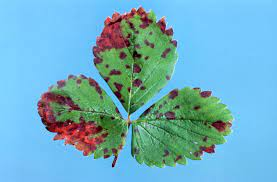
%> input picture leaf scorch.jpg, 277 x 182 px
$ octave leaf.m   (GNU Octave 9; MATLAB toolbox functions it lacks are replaced by stand-ins)
%> lines starting %> are read from the running program, lines starting %| are printed output that depends on the picture; in (x1, y1, x2, y2) boxes, pixels count from 0 and x2, y2 are one past the last pixel; in counts of white or black regions, pixels touching at a corner belong together; the program's own positions count from 1
%%
clc;clear;
le1=imread('leaf scorch.jpg');
%> le1 is the input picture: size 182x277x3 uint8; mean R, G, B 110.9, 174.3, 193
le_gray1=im2gray(le1);
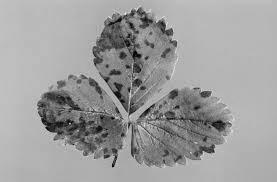
%> le_gray1: size 182x277 uint8; min 1, max 236, mean 157.5

figure(1);
subplot(141)
imshow(le1);title('Fig:1 (a) leaf  input image')
subplot(142)
%Find edges in 2-D grayscale image
BW_rob1= edge(le_gray1,'roberts');
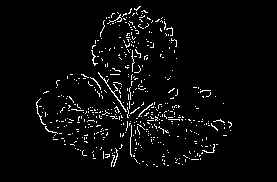
%> BW_rob1: size 182x277 logical; 3.7% white in thin lines or dots, all inside (x1, y1, x2, y2) = (36, 6, 232, 167)
imshow(BW_rob1);title('(b) output image:Roberts-Filter')
subplot(143)
%Find edges in 2-D grayscale image
BW_pr1= edge(le_gray1,'prewitt');
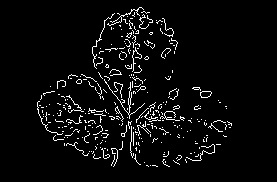
%> BW_pr1: size 182x277 logical; 4.6% white in thin lines or dots, all inside (x1, y1, x2, y2) = (37, 7, 232, 167)
imshow(BW_pr1);title('(c)output image: Prewittfilter')
subplot(144)

%Find edges in 2-D grayscale image
BW_ca1= edge(le_gray1,'canny');
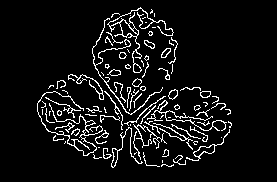
%> BW_ca1: size 182x277 logical; 7.3% white in thin lines or dots, all inside (x1, y1, x2, y2) = (37, 7, 232, 168)
imshow(BW_ca1);title('(d)output image: canny')
err_rob1 = immse(uint8(BW_rob1), le_gray1);
%> err_rob1 = 26275.9
fprintf('\n The mean-squared error of Roberts is  %0.4f\n', err_rob1);
%|  The mean-squared error of Roberts is  26275.8605

err_pr1 = immse(uint8(BW_pr1), le_gray1);
%> err_pr1 = 26274.2
fprintf('\n The mean-squared error of Prewitt is  %0.4f\n', err_pr1);
%|  The mean-squared error of Prewitt is  26274.1686

err_can1 = immse(uint8(BW_ca1), le_gray1);
%> err_can1 = 26267.5
fprintf('\n The mean-squared error of canny is  %0.4f\n', err_can1);
%|  The mean-squared error of canny is  26267.4966


[peaksnr1, snr1] = psnr(uint8(BW_rob1) , le_gray1);
%> peaksnr1 = 3.94; snr1 = 0.00135

fprintf('\n The Peak-SNR value  of Roberts is %0.4f', peaksnr1);
%|  The Peak-SNR value  of Roberts is 3.9352

[peaksnr2, snr2] = psnr(uint8(BW_pr1) , le_gray1);
%> peaksnr2 = 3.94; snr2 = 0.00163

fprintf('\n The Peak-SNR value of Prewitt is %0.4f', peaksnr2);
%|  The Peak-SNR value of Prewitt is 3.9355

[peaksnr3, snr3] = psnr(uint8(BW_ca1) , le_gray1);
%> peaksnr3 = 3.94; snr3 = 0.00274

fprintf('\n The Peak-SNR value of canny is %0.4f', peaksnr3);
%|  The Peak-SNR value of canny is 3.9366

$ run again, with leaf blight.jpg copied over leaf scorch.jpg
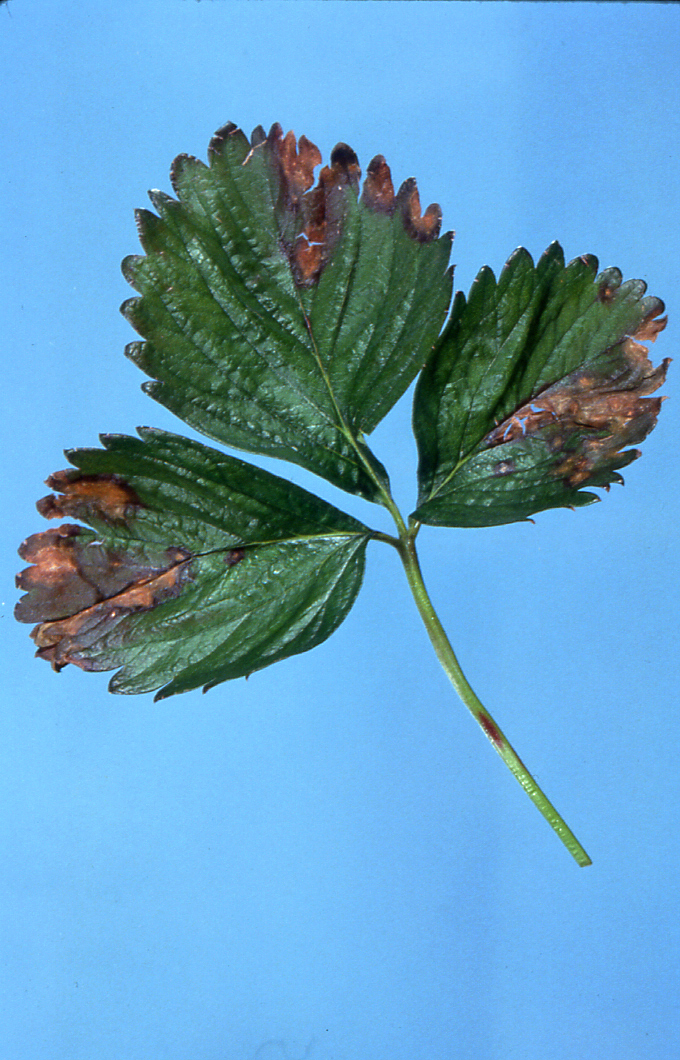
%> input picture leaf blight.jpg, 680 x 1060 px
%> le1 is the input picture: size 1060x680x3 uint8; mean R, G, B 100, 158.1, 193.6
%> `BW_rob1= edge(le_gray1,'roberts');`:
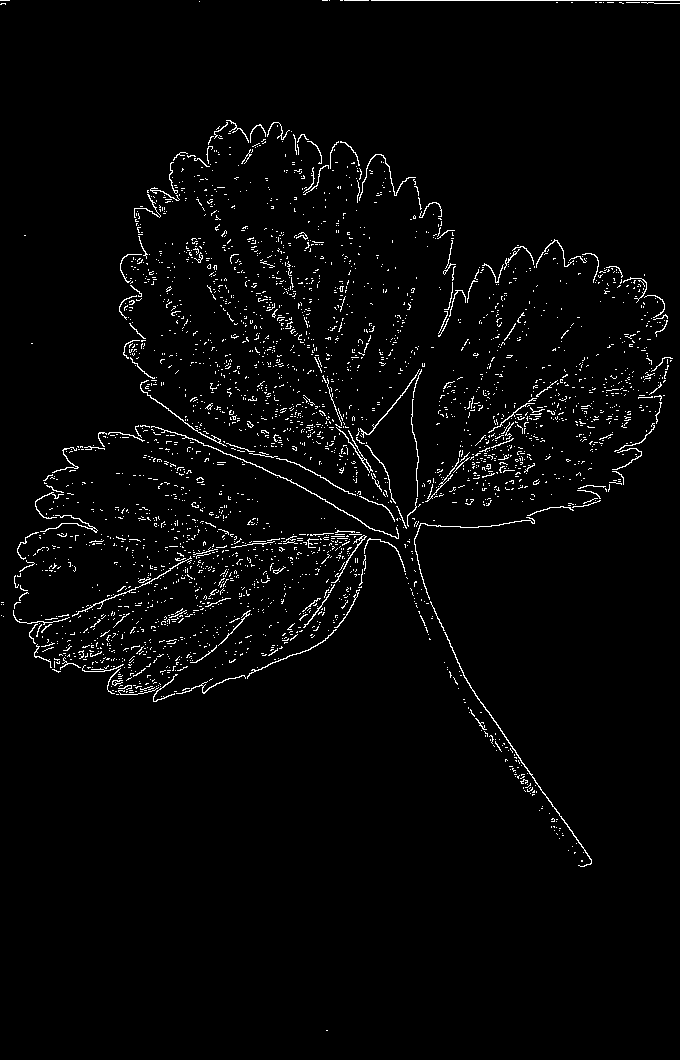
%> BW_rob1: size 1060x680 logical; 2.6% white in thin lines or dots
%> BW_pr1: size 1060x680 logical; 2.7% white in thin lines or dots
%> `BW_ca1= edge(le_gray1,'canny');`:
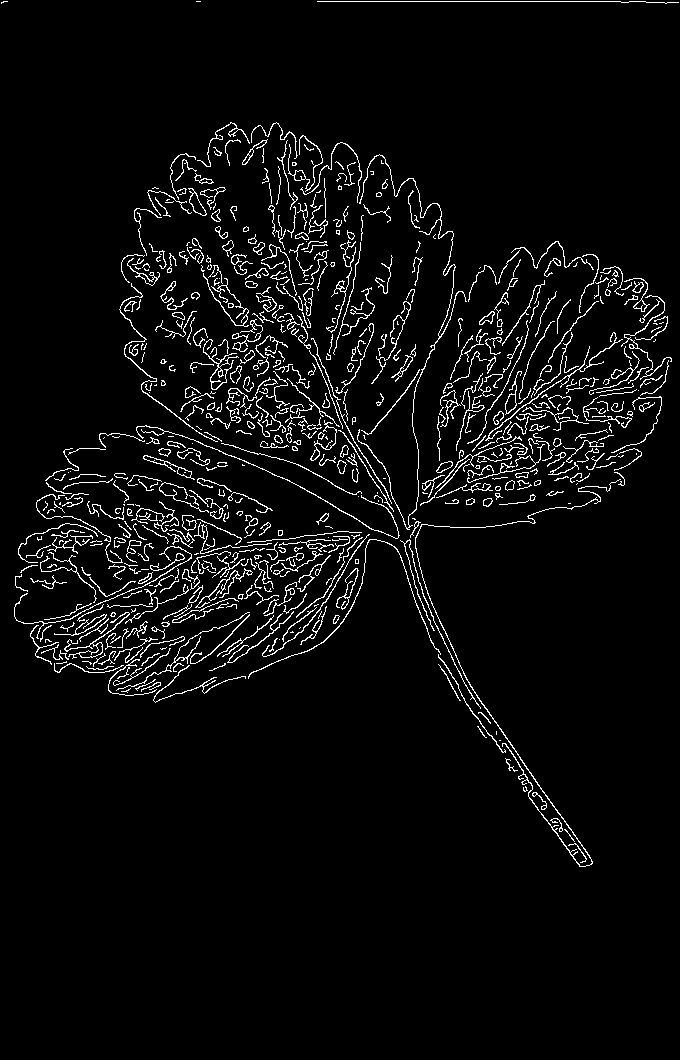
%> BW_ca1: size 1060x680 logical; 4.5% white in thin lines or dots, all inside (x1, y1, x2, y2) = (1, 1, 679, 867)
%> err_rob1 = 23126
%|  The mean-squared error of Roberts is  23126.0224
%> err_pr1 = 23125.9
%|  The mean-squared error of Prewitt is  23125.8529
%> err_can1 = 23123.2
%|  The mean-squared error of canny is  23123.1568
%> peaksnr1 = 4.49; snr1 = 0.00106
%|  The Peak-SNR value  of Roberts is 4.4898
%> peaksnr2 = 4.49; snr2 = 0.00109
%|  The Peak-SNR value of Prewitt is 4.4898
%> peaksnr3 = 4.49; snr3 = 0.0016
%|  The Peak-SNR value of canny is 4.4903

$ run again, with leaf spot.jpg copied over leaf scorch.jpg
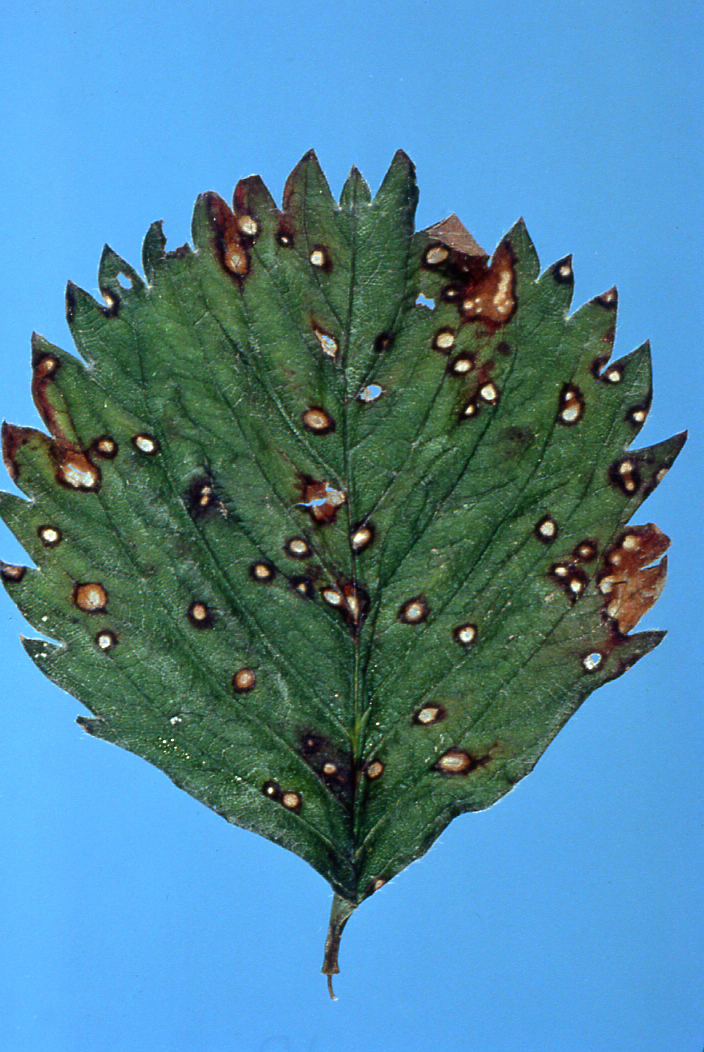
%> input picture leaf spot.jpg, 704 x 1052 px
%> le1 is the input picture: size 1052x704x3 uint8; mean R, G, B 78.7, 133, 157.5
%> `BW_rob1= edge(le_gray1,'roberts');`:
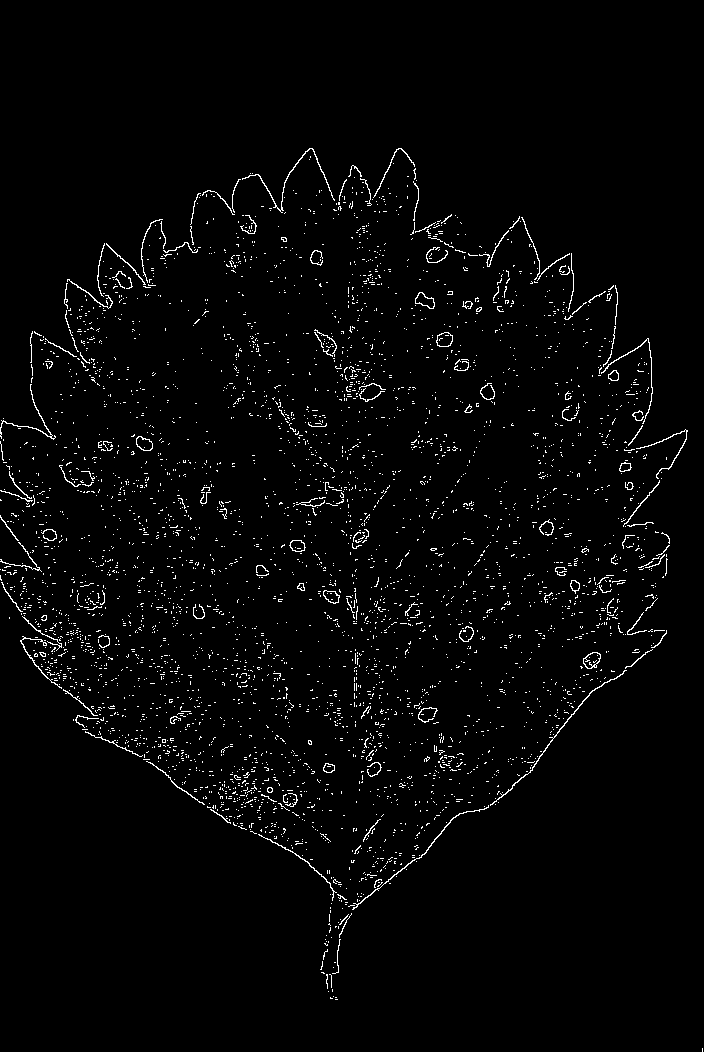
%> BW_rob1: size 1052x704 logical; 2.3% white in thin lines or dots, all inside (x1, y1, x2, y2) = (0, 148, 703, 1052)
%> `BW_ca1= edge(le_gray1,'canny');`:
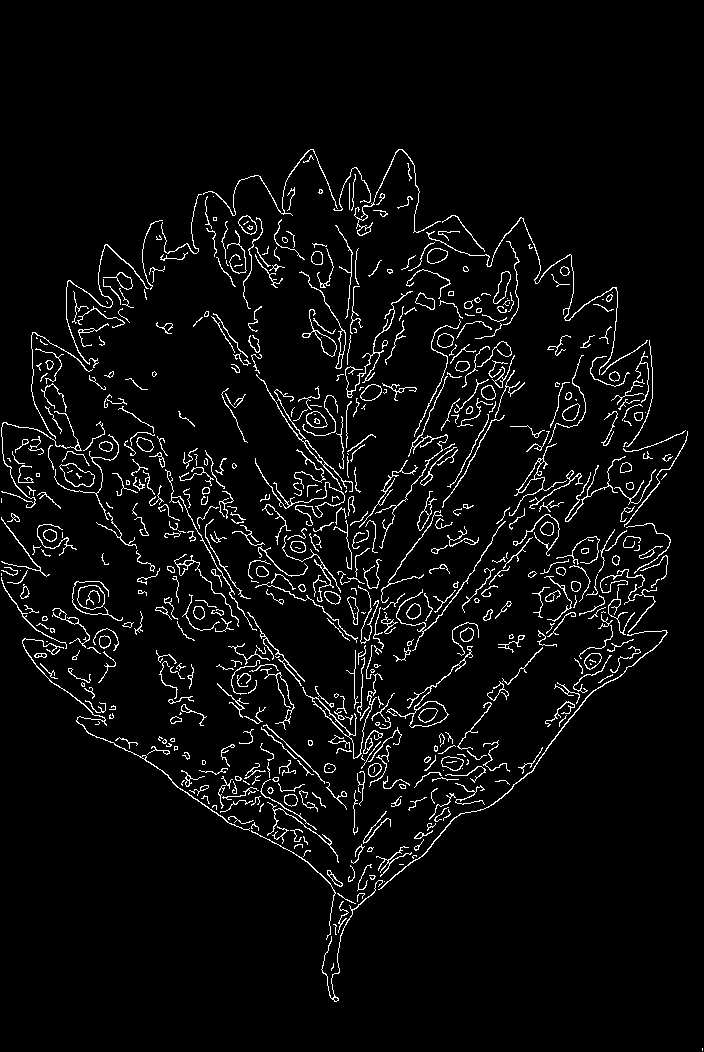
%> BW_ca1: size 1052x704 logical; 4.6% white in thin lines or dots, all inside (x1, y1, x2, y2) = (1, 149, 703, 1051)
%> err_rob1 = 16311.2
%|  The mean-squared error of Roberts is  16311.2424
%> err_pr1 = 16310.9
%|  The mean-squared error of Prewitt is  16310.8947
%> err_can1 = 16308.4
%|  The mean-squared error of canny is  16308.4474
%> peaksnr1 = 6.01; snr1 = 0.0013
%|  The Peak-SNR value  of Roberts is 6.0059
%> peaksnr2 = 6.01; snr2 = 0.00139
%|  The Peak-SNR value of Prewitt is 6.0060
%> peaksnr3 = 6.01; snr3 = 0.00205
%|  The Peak-SNR value of canny is 6.0067
